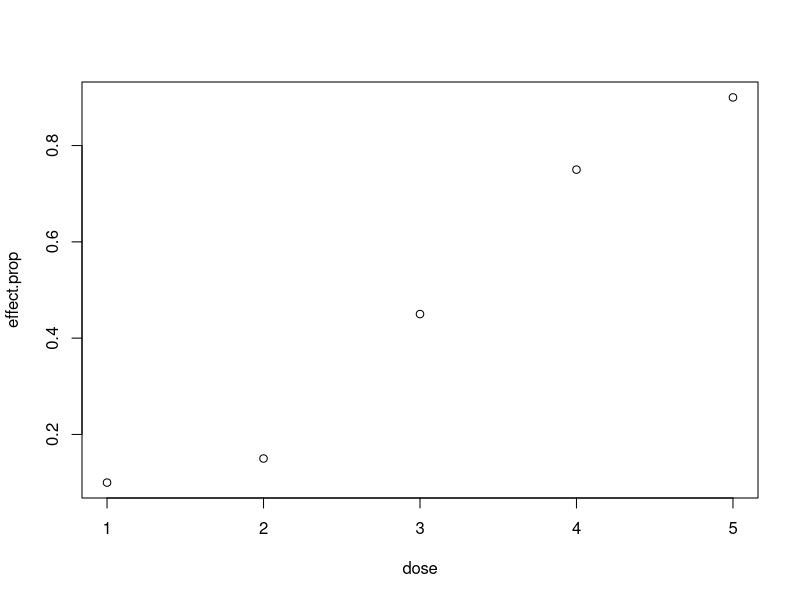
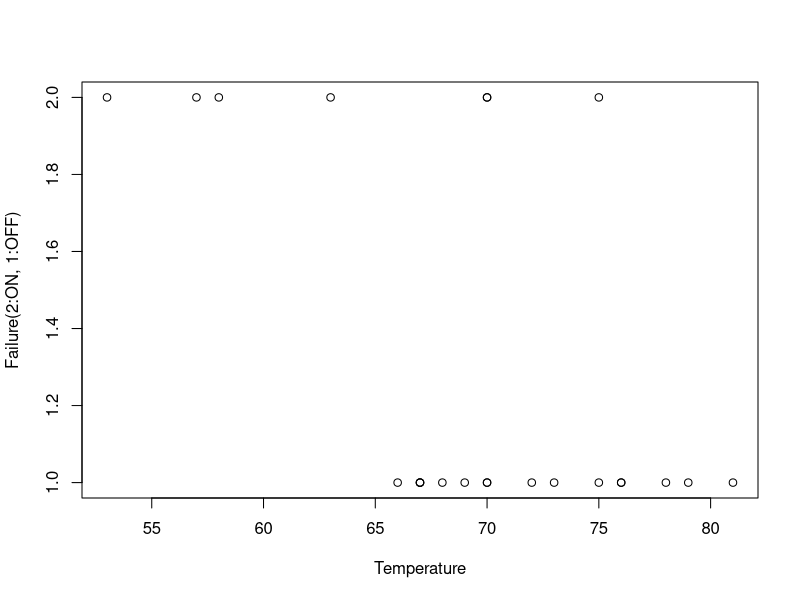
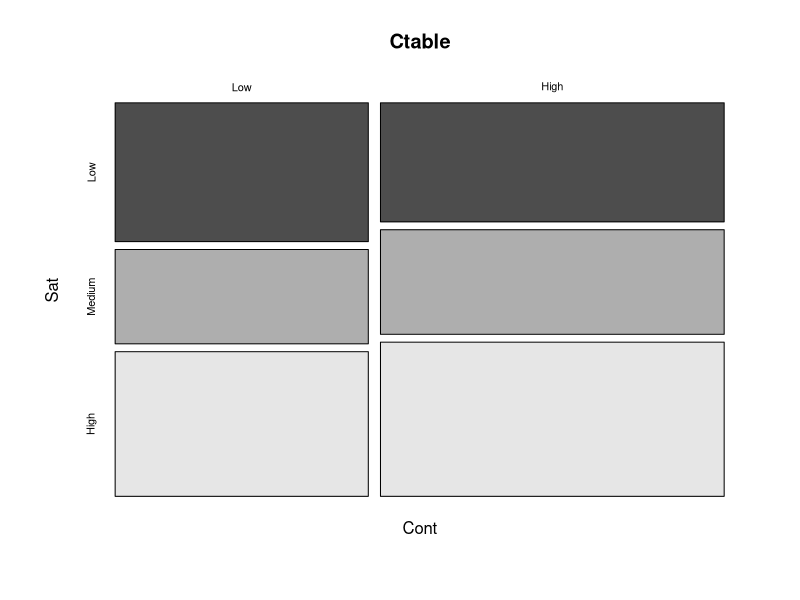

Write the R code that produced these figures, in order.
# Logistic Regression

#Section 6.1
dose <- c(1:5)
effect <- c(2,3,9,15,18)
effect.prop <- effect / 20
plot(dose, effect.prop)

dose <- c(1:5)
effect <- c(2,3,9,15,18)
glm(cbind(effect, 20 - effect)~dose, family=binomial)

# connection between Temperature and Fail
library(vcd)
SpaceShuttle
summary(SpaceShuttle)
x<-SpaceShuttle$Temperature[-4]
y<-SpaceShuttle$Fail[-4]
plot(x,y,xlab='Temperature',ylab='Failure(2:ON, 1:OFF)')
# using glm function

library(vcd)
glm(Fail~Temperature,data=SpaceShuttle,family=binomial)

library(MASS)
head(housing)

result <- glm(Sat ~ Cont, data = housing, weight = Freq, family = binomial)
result

#Section 6.2
#Section 6.3
library(vcd)
result <- glm(Fail~Temperature+Pressure,data=SpaceShuttle,family=binomial)
result

summary(result)


#Section 6.4
step(glm(Fail ~ Temperature + Pressure, data = SpaceShuttle, family = binomial))

step(glm(Fail ~ Temperature + Pressure, data = SpaceShuttle, 
family = binomial),k=log(23))

#Section 6.5
summary(iris)

library(nnet)
multinom(formula=Species~Sepal.Length,data=iris)


summary(housing)

library(MASS)
polr(formula = Sat ~ Cont, data = housing, weights = Freq)

Ctable <- xtabs(Freq~Cont+Sat,data=housing)
mosaicplot(Ctable,col=TRUE)

#Section 6.6
head(infert)

library(survival)
clogit(case ~ spontaneous + induced + strata(stratum), data = infert)
